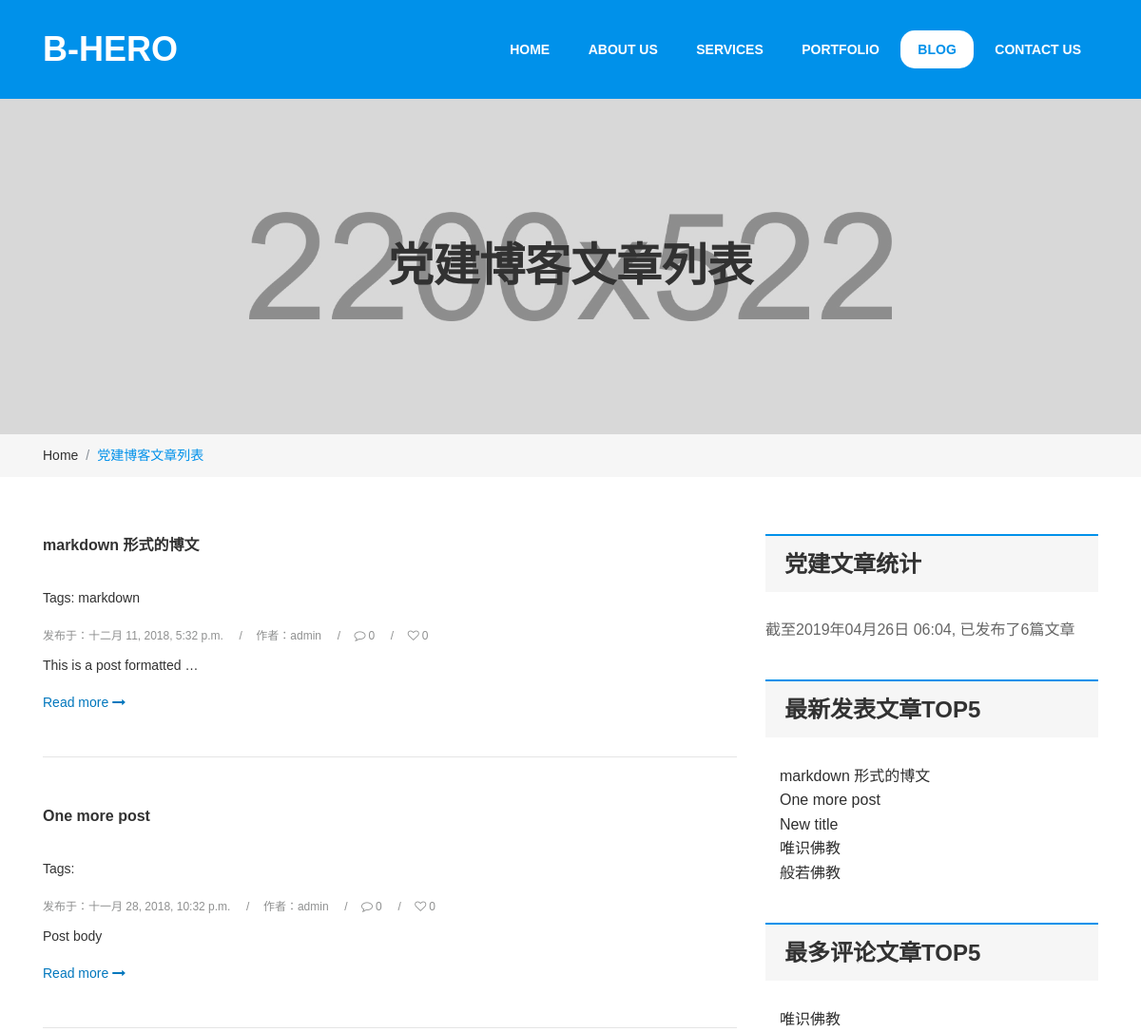
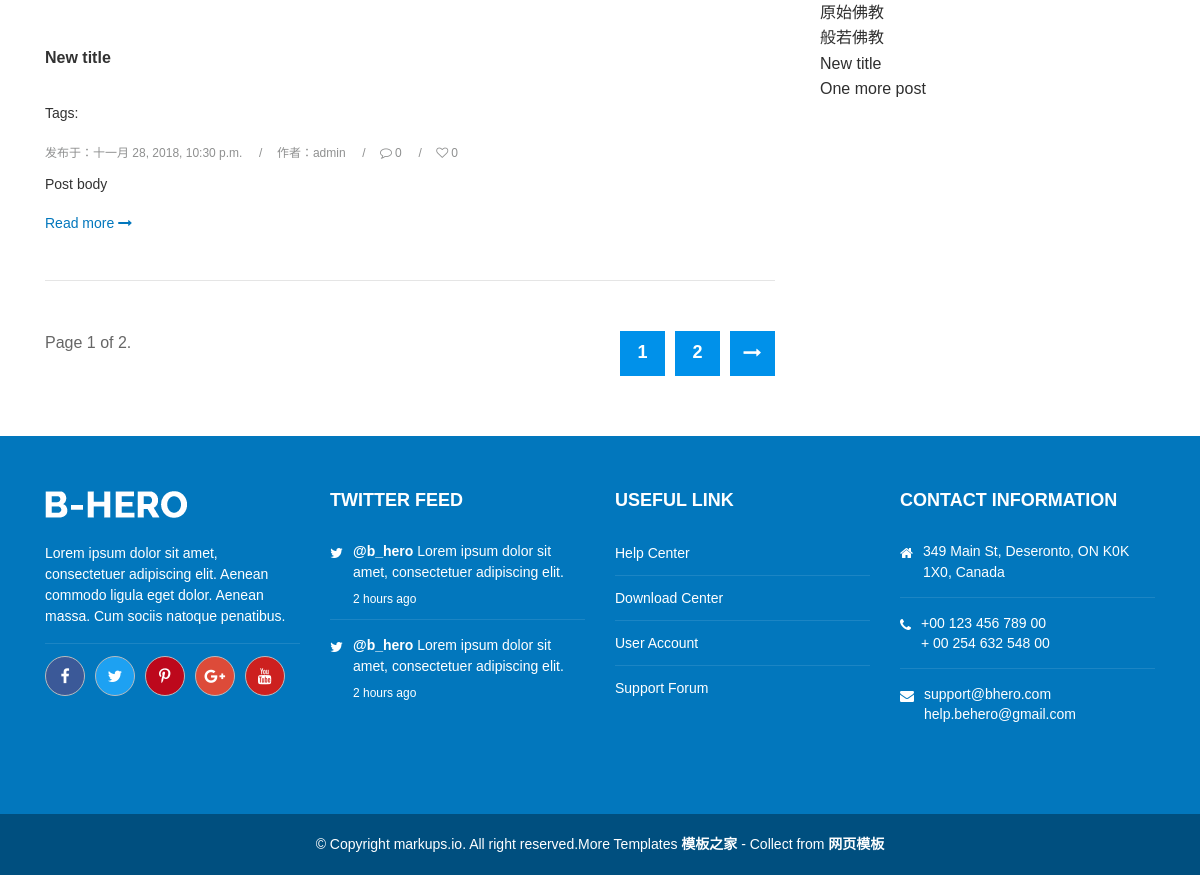
Screenshot of /blog/ with the database file from the repository (2 pictures, top to bottom).
### blog/models.py (models this page shows, shortened)
class Post(models.Model):
    STATUS_CHOICES = (('draft', 'Draft'), ('published', 'Published'))
    title = models.CharField(max_length=250)
    slug = models.SlugField(max_length=250, unique_for_date='publish')
    author = models.ForeignKey(User, on_delete=models.CASCADE, related_name='blog_posts')
    body = RichTextUploadingField(default='正文')
    publish = models.DateTimeField(default=timezone.now)
    created = models.DateTimeField(auto_now_add=True)
    updated = models.DateTimeField(auto_now=True)
    status = models.CharField(max_length=10, choices=STATUS_CHOICES, default='draft')
    explored = models.PositiveIntegerField(default=0)  # 计算网页访问量
    objects = models.Manager()  # 默认的管理器
    published = PublishedManager()  # 自定义管理器
    class Meta:
        ordering = ('-publish',)
    def get_absolute_url(self):
        return reverse('blog:post_detail',
                       args=[self.publish.year, self.publish.month, self.publish.day, self.slug])
    tags = TaggableManager()

### blog/views.py (the view)
# urls.py: path('', views.post_list, name='post_list'),
def post_list(request, tag_slug=None):
    object_list = Post.published.all()
    tag = None
    if tag_slug:
        tag = get_object_or_404(Tag, slug=tag_slug)
        object_list = object_list.filter(tags__in=[tag])
    paginator = Paginator(object_list, 3)  # 每页显示3篇文章
    page = request.GET.get('page')
    try:
        posts = paginator.page(page)
    except PageNotAnInteger:
        posts = paginator.page(1)
    except EmptyPage:
        posts = paginator.page(paginator.num_pages)
    return render(request, 'blog/post/list.html', {'page': page, 'posts': posts, 'tag': tag})

### blog/models.py (called while the page is built)
    def get_queryset(self):
        return super(PublishedManager, self).get_queryset().filter(status='published')

### blog/templatetags/blog_tags.py (called while the page is built)
@register.simple_tag
def total_posts():
    return Post.published.count()

@register.inclusion_tag('blog/post/latest_posts.html')
def show_latest_posts(count=5):
    latest_posts = Post.published.order_by('-publish')[:count]
    return {'latest_posts': latest_posts}

@register.simple_tag
def get_most_commented_posts(count=5):
    return Post.published.annotate(total_comments=Count('comments')).order_by('-total_comments')[:count]

### blog/templates/blog/post/list.html (shortened to what this page needs)
{% extends "ziyangroup/base.html" %}
{% load blog_tags %}
{% block content %}
    <div id="mu-page-header">
        <div class="container">
            <div class="row">
                <div class="col-md-12">
                    <div class="mu-page-header-area">
                        <h1 class="mu-page-header-title">党建博客文章列表</h1>
                    </div>
                </div>
            </div>
        </div>
    </div>
    <div id="mu-breadcrumb">
        <div class="container">
            <div class="row">
                <div class="col-md-12">
                    <nav aria-label="breadcrumb" role="navigation">
                        <ol class="breadcrumb mu-breadcrumb">
                            <li class="breadcrumb-item"><a href="{% url 'ziyangroup:index' %}">Home</a></li>
                            <li class="breadcrumb-item active" aria-current="page">党建博客文章列表</li>
                        </ol>
                    </nav>
                </div>
            </div>
        </div>
    </div>
    <main>
        <section id="mu-blog">
            <div class="container">
                <div class="row">
                    <div class="col-md-12">
                        <div class="mu-blog-area">
                            <div class="row">
                                <div class="col-md-8">
                                    <div class="mu-blog-left">
                                        {% for post in posts %}
                                            <article class="mu-blog-item">
                                                <h1 class="mu-blog-item-title">
                                                    <a href="{{ post.get_absolute_url }}">{{ post.title }}</a>
                                                </h1>
                                                <div class="mu-blog-item-content">
                                                    <p class="tags">
                                                        Tags:
                                                        {% for tag in post.tags.all %}
                                                            <a href="{% url "blog:post_list_by_tag" tag.slug %}">{{ tag.name }}</a>
                                                        {% endfor %}
                                                    </p>
                                                    <ul class="mu-blog-meta">
                                                        <li>发布于：{{ post.publish }}</li>
                                                        <li>作者：{{ post.author }}</li>
                                                        <li><i class="fa fa-comment-o"></i>{{ post.comments.count }}</li>
                                                        <li><i class="fa fa-heart-o"></i>{{ post.explored }}</li>
                                                    </ul>
                                                    <p>{{ post.body|safe|truncatewords_html:5 }}</p>
                                                    <a class="mu-blg-readmore-btn" href="{{ post.get_absolute_url }}">Read
                                                        more
                                                        <i class="fa fa-long-arrow-right"></i></a>
                                                </div>
                                            </article>
                                        {% endfor %}
                                        {% include 'blog/pagination.html' with page=posts %}
                                    </div>
                                </div>
                                {% include 'blog/right-side-bar.html' %}
                            </div>
                        </div>
                    </div>
                </div>
            </div>
        </section>
    </main>
{% endblock %}

### ziyangroup/templates/ziyangroup/base.html (shortened to what this page needs)
{% load static %}
<!DOCTYPE html>
<html lang="en">
  <head>
    <link href="{% static 'ziyangroup/from_internet/css/font-awesome.min.css' %}" rel="stylesheet">
    <link rel="stylesheet" href="{% static 'ziyangroup/from_internet/css/bootstrap.min.css' %}">
    <link href="{% static 'ziyangroup/assets/css/slick.css' %}" rel="stylesheet">
    <link href="{% static 'ziyangroup/assets/css/magnific-popup.css' %}" rel="stylesheet">
    <link rel="stylesheet" type="text/css" href="{% static 'ziyangroup/assets/css/circle.css' %}">
    <link href="{% static 'ziyangroup/style.css' %}" rel="stylesheet">
	<link href="{% static 'ziyangroup/from_internet/css/css-1' %}" rel="stylesheet">
	<link href="{% static 'ziyangroup/from_internet/css/css-2' %}" rel="stylesheet">
	</head>
  <body>
	<header id="mu-hero">
		<div class="container">
			<nav class="navbar navbar-expand-lg navbar-light mu-navbar">
				<a class="navbar-brand mu-logo" href="{% url 'ziyangroup:index' %}"><span>B-HERO</span></a>
			  <div class="collapse navbar-collapse" id="navbarSupportedContent">
			    <ul class="navbar-nav mr-auto mu-navbar-nav">
			      <li class="nav-item {% if request.path == "/ziyangroup/index/" %}active{% endif %}">
			          <a href="{% url 'ziyangroup:index' %}">Home</a></li>
			      <li class="nav-item {% if request.path == "/ziyangroup/about_us/" %}active{% endif %}" >
                      <a href="{% url 'ziyangroup:about_us' %}">About us</a></li>
			      <li class="nav-item {% if request.path == "/ziyangroup/services/" %}active{% endif %}">
                      <a href="{% url 'ziyangroup:services' %}">Services</a></li>
			      <li class="nav-item {% if request.path == "/ziyangroup/portfolio/" %}active{% endif %}">
                      <a href="{% url 'ziyangroup:portfolio' %}">Portfolio</a></li>
			      <li class="nav-item {% if request.path|slice:"6" == "/blog/" %}active{% endif %}">
                      <a href="{% url 'blog:post_list' %}">Blog</a></li>
                  <li class="nav-item {% if request.path == "/ziyangroup/contact/" %}active{% endif %}">
                      <a href="{% url 'ziyangroup:contact' %}">Contact us</a></li>
			    </ul>
			  </div>
			</nav>
		</div>
	</header>
   {% block content %}{% endblock %}
	<footer id="mu-footer">
		<div class="mu-footer-top">
			<div class="container">
				<div class="row">
					<div class="col-md-3">
						<div class="mu-single-footer">
							<img class="mu-footer-logo" src="{% static 'ziyangroup/assets/images/logo.png' %}" alt="logo">
							<p>Lorem ipsum dolor sit amet, consectetuer adipiscing elit. Aenean commodo ligula eget dolor. Aenean massa. Cum sociis natoque penatibus. </p>
							<div class="mu-social-media">
								<a href="#"><i class="fa fa-facebook"></i></a>
								<a class="mu-twitter" href="#"><i class="fa fa-twitter"></i></a>
								<a class="mu-pinterest" href="#"><i class="fa fa-pinterest-p"></i></a>
								<a class="mu-google-plus" href="#"><i class="fa fa-google-plus"></i></a>
								<a class="mu-youtube" href="#"><i class="fa fa-youtube"></i></a>
							</div>
						</div>
					</div>
					<div class="col-md-3">
						<div class="mu-single-footer">
							<h3>Twitter feed</h3>
							<ul class="list-unstyled">
							  	<li class="media">
								   <span class="fa fa-twitter"></span>
								    <div class="media-body">
								    	<p><strong>@b_hero</strong> Lorem ipsum dolor sit amet, consectetuer adipiscing elit.</p>
								    	<a href="#">2 hours ago</a>
								    </div>
							  	</li>
							  	<li class="media">
								   	<span class="fa fa-twitter"></span>
								    <div class="media-body">
								    	<p><strong>@b_hero</strong> Lorem ipsum dolor sit amet, consectetuer adipiscing elit.</p>
								    	<a href="#">2 hours ago</a>
								    </div>
							  	</li>
							</ul>
						</div>
					</div>
					<div class="col-md-3">
						<div class="mu-single-footer">
							<h3>Useful link</h3>
							<ul class="mu-useful-links">
								<li><a href="#">Help Center</a></li>
								<li><a href="#">Download Center</a></li>
								<li><a href="#">User Account</a></li>
								<li><a href="#">Support Forum</a></li>
							</ul>
						</div>
					</div>
					<div class="col-md-3">
						<div class="mu-single-footer">
							<h3>Contact Information</h3>
							<ul class="list-unstyled">
							  <li class="media">
							    <span class="fa fa-home"></span>
							    <div class="media-body">
							    	<p>349 Main St, Deseronto, ON K0K 1X0, Canada</p>
							    </div>
							  </li>
							  <li class="media">
							    <span class="fa fa-phone"></span>
							    <div class="media-body">
							       <p>+00 123 456 789 00</p>
							     	<p>+ 00 254 632 548 00</p>
							    </div>
							  </li>
							  <li class="media">
							    <span class="fa fa-envelope"></span>
							    <div class="media-body">
							     <p>support@bhero.com</p>
							     <p>help.behero@gmail.com</p>
							    </div>
							  </li>
							</ul>
						</div>
					</div>
				</div>
			</div>
		</div>
		<div class="mu-footer-bottom">
			<div class="container">
				<div class="row">
					<div class="col-md-12">
						<div class="mu-footer-bottom-area">
							<p class="mu-copy-right">&copy; Copyright markups.io. All right reserved.More Templates <a href="http://www.cssmoban.com/" target="_blank" title="模板之家">模板之家</a> - Collect from <a href="http://www.cssmoban.com/" title="网页模板" target="_blank">网页模板</a></p>
						</div>
					</div>
				</div>
			</div>
		</div>
	</footer>
  </body>
</html>

### blog/templates/blog/pagination.html (shortened to what this page needs)
<nav aria-label="Page navigation example" class="mu-blog-pagination">
    <ul class="pagination">
        {% for i in page.paginator.page_range %}
            <li class="page-item"><a class="page-link" href="?page={{ i }}">{{ i }}</a></li>
        {% endfor %}
        <li class="page-item">
            {% if page.has_next %}
                <a class="page-link" href="?page={{ page.next_page_number }}" aria-label="Next">
                    <span aria-hidden="true" class="fa fa-long-arrow-right"></span>
                </a>
            {% endif %}
        </li>
    </ul>
    <span class="current">
        Page {{ page.number }} of {{ page.paginator.num_pages }}.
    </span>
</nav>

### blog/templates/blog/right-side-bar.html
{% load blog_tags %}
<div class="col-md-4">
    <div class="mu-blog-sidebar">
        <div class="mu-sidebar-widget mu-sidebar-social-widget">
            <h2 class="mu-sidebar-widget-title">党建文章统计</h2>
            <div class="mu-popular-content-widget">
                截至{% now "Y年m月d日 h:m" %}, 已发布了{% total_posts %}篇文章
            </div>
        </div>
        <div class="mu-sidebar-widget">
            <h2 class="mu-sidebar-widget-title">最新发表文章TOP5</h2>
            <div class="mu-popular-content-widget">
                {% show_latest_posts 5 %}
            </div>
        </div>
        <div class="mu-sidebar-widget">
            <h2 class="mu-sidebar-widget-title">最多评论文章TOP5</h2>
            <div class="mu-popular-content-widget">
                {% get_most_commented_posts as most_commented_posts %}
                <ul>
                    {% for post in most_commented_posts %}
                        <li>
                            <a href="{{ post.get_absolute_url }}">{{ post.title }}</a>
                        </li>
                    {% endfor %}
                </ul>
            </div>
        </div>
    </div>
</div>

### blog/templates/blog/post/latest_posts.html
<ul>
    {% for post in latest_posts %}
    <li>
        <a href="{{ post.get_absolute_url }}">{{ post.title }}</a>
    </li>
    {% endfor %}
</ul>

### rows the page displays
Post: title "markdown 形式的博文", publish "十二月 11, 2018, 5:32 p.m.", author "admin", comments.count "0", explored "0", body "This is a post formatted …"
Tag: name "markdown"
Post: title "One more post", publish "十一月 28, 2018, 10:32 p.m.", author "admin", comments.count "0", explored "0", body "Post body"
Post: title "New title", publish "十一月 28, 2018, 10:30 p.m.", author "admin", comments.count "0", explored "0", body "Post body"
Post: title "唯识佛教"
Post: title "般若佛教"
Post: title "原始佛教"

### other values shown
{{ i }} "1" "2"
{{ page.number }} "1"
{{ page.paginator.num_pages }} "2"
